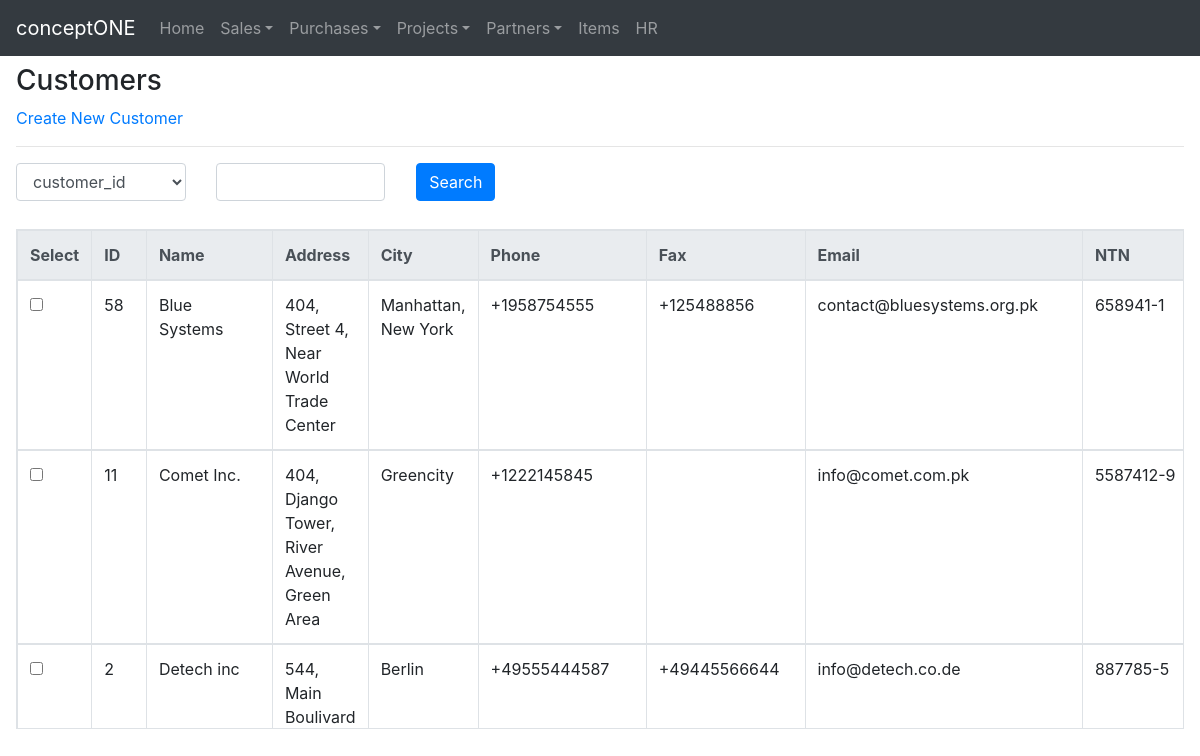
The app's page /customers/ with its own data.
### crudbasic/models.py (models this page shows, shortened)
class Customers(models.Model):
    customer_id = models.CharField(max_length=16, unique=True)
    customer_name = models.CharField(max_length=128, unique=True)
    customer_address = models.CharField(max_length=264)
    customer_city = models.CharField(max_length=128)
    customer_phone = models.CharField(max_length=128, blank=True)
    customer_fax = models.CharField(max_length=128, blank=True)
    customer_email = models.EmailField(max_length=192, blank=True)
    customer_ntn_number = models.CharField(max_length=128, blank=True)
    created_on = models.DateTimeField(auto_now_add=True)
    updated_on = models.DateTimeField(auto_now=True)

### crudbasic/views.py (the view, shortened to what this page needs)
# urls.py: path('customers/',views.customers,name='customers'),
def customers(request):
    customers_list = Customers.objects.order_by('customer_name')
    form = CustomerForm()
    search_form = BasicSearch()
    translation.activate('en')
    return render(request,"crudbasic/customers.html",{'form':form,'search_form':search_form,'customer_data':customers_list})

### crudbasic/forms.py
class CustomerForm(forms.ModelForm):
    class Meta:
        model = Customers
        fields = '__all__'
        widgets = {
                'customer_id':forms.TextInput(attrs={'class':'form-control'}),
                'customer_name':forms.TextInput(attrs={'class':'form-control'}),
                'customer_address':forms.TextInput(attrs={'class':'form-control'}),
                'customer_city':forms.TextInput(attrs={'class':'form-control'}),
                'customer_phone':forms.TextInput(attrs={'class':'form-control'}),
                'customer_fax':forms.TextInput(attrs={'class':'form-control'}),
                'customer_email':forms.TextInput(attrs={'class':'form-control'}),
                'customer_ntn_number':forms.TextInput(attrs={'class':'form-control'}),
        }

class BasicSearch(forms.Form):
    cu = Customers()
    field_dct = get_col_heads(cu)
    search_by = forms.ChoiceField(choices=field_dct,widget=forms.Select(attrs={'class':'form-control'}))
    search_for = forms.CharField(widget=forms.TextInput(attrs={'class':'form-control'}))

### templates/crudbasic/customers.html (shortened to what this page needs)
<!DOCTYPE html>
    {% extends "crudbasic/base.html" %}
      {% block body_block %}
        <h3 class="">Customers</h3>
        <a class="" href="{% url 'crudbasic:createcustomer' %}">Create New Customer</a>
        <hr class="">
        <form method="POST">{% csrf_token %}
          <div class="row mb-2">
            <div class="col-xl-2 col-lg-3 col-md-4 mb-2">
              {{ search_form.search_by}}
            </div>
            <div class="col-xl-2 col-lg-3 col-md-4 mb-2">
              {{ search_form.search_for }}
            </div>
            <div class="col-xl-2 col-lg-3 col-md-4 pl-2 mb-1 ml-2">
              <button class="btn btn-primary" type="submit" value="search" name="search">Search</button>
            </div>
          </div>
        </form>
  <div class="row">
    <div class="col-md-12">
      <div class="mt-2 pb-3 pt-1">
        {% if customer_data %}
        <table class="table table-bordered table-properties">
          <thead class="thead-light">
            <tr>
              <th>Select</th>
              <th>ID</th>
              <th>Name</th>
              <th>Address</th>
              <th>City</th>
              <th>Phone</th>
              <th>Fax</th>
              <th>Email</th>
              <th>NTN</th>
            </tr>
            {% for customer in customer_data %}
            <tr>
              <td><input type="checkbox" name="" value=""></td>
              <td>{{ customer.customer_id }}</td>
              <td>{{ customer.customer_name }}</td>
              <td>{{ customer.customer_address }}</td>
              <td>{{ customer.customer_city }}</td>
              <td>{{ customer.customer_phone }}</td>
              <td>{{ customer.customer_fax }}</td>
              <td>{{ customer.customer_email }}</td>
              <td>{{ customer.customer_ntn_number }}</td>
            </tr>
            {% endfor %}
          </thead>
        </table>
        {% else %}
        <p>No Record Found, add customers to start</p>
        {% endif %}
      </div>
    </div>
  </div>
{% endblock %}

### static/css/master.css (style rules this page uses)
.table-properties { height: 500px; display: block; overflow-y: scroll; }

### records on screen
Customers: customer_id "58", customer_name "Blue Systems", customer_address "404, Street 4, Near World Trade Center", customer_city "Manhattan, New York", customer_phone "+1958754555", customer_fax "+125488856", customer_email "contact@bluesystems.org.pk", customer_ntn_number "658941-1"
Customers: customer_id "11", customer_name "Comet Inc.", customer_address "404, Django Tower, River Avenue, Green Area", customer_city "Greencity", customer_phone "+1222145845", customer_email "info@comet.com.pk", customer_ntn_number "5587412-9"
Customers: customer_id "2", customer_name "Detech inc", customer_address "544, Main Boulivard", customer_city "Berlin", customer_phone "+49555444587", customer_fax "+49445566644", customer_email "info@detech.co.de", customer_ntn_number "887785-5"
